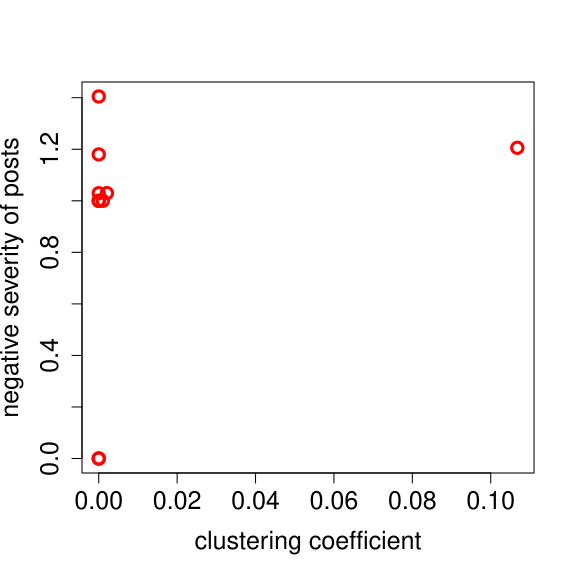

Source code (R):
#pdf("cpu_load.pdf")
#pdf("mem_usage.pdf")

fpe<-read.table("community_graph_data_following.txt", sep=",")
plot_colors <- c("red","blue","black")


names(fpe)<-c("community", "coeff", "reciprocity", "posPercentage" , "posSeverity", "negPercentage", "negSeverity")


xrange <- range(fpe$coeff) 
yrange <- range(fpe$negSeverity) 


plot(xrange,yrange, type="n", xlab="clustering coefficient", ylab="negative severity of posts", cex.lab=1.5,cex.axis=1.5)
lines(fpe$coeff, fpe$negSeverity, type="p", lwd=3,lty=1, col="red", pch=1,cex=1.5)



#dev.off()
